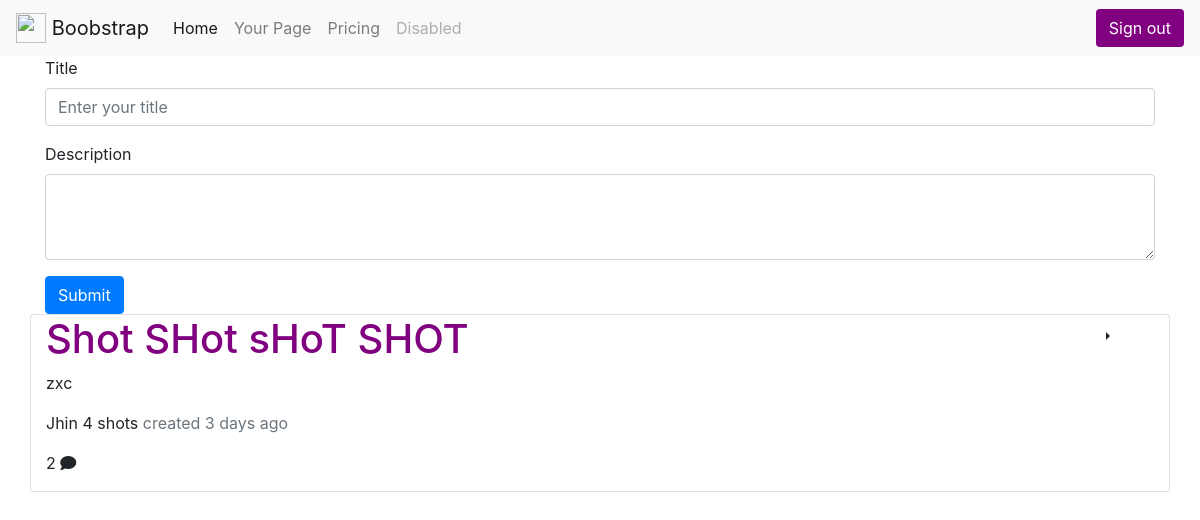
Screenshot of / (signed in) with the database file from the repository.
### app.py (models this page shows)
class Blog(db.Model):
    id = db.Column(db.Integer, primary_key = True)
    title = db.Column(db.String(200), nullable = False)
    body = db.Column(db.String, nullable = False)
    author = db.Column(db.String(20), nullable = False)
    created_date = db.Column(db.DateTime, server_default = db.func.now())

### app.py (the view, shortened to what this page needs)
@app.route('/', methods=["GET","POST"])
@login_required
def root():
    if not current_user.is_anonymous:
        posts = Blog.query.order_by(Blog.created_date.desc()).all()
        for i in posts:
            i.comments = Comment.query.filter_by(post_id = i.id).all()
        return render_template("./view/logged_in.html", posts = posts)
    else:
        return render_template("index.html")

### app.py (called while the page is built)
@login_manager.user_loader
def load_user(user_id):
    return User.query.get(user_id)

### templates/view/logged_in.html
{% extends 'base.html' %}
{% block content %}
{% include './ultilities/form.html' %}
{% include './ultilities/posts.html' %}
{% endblock content %}

### templates/ultilities/posts.html (shortened to what this page needs)
{% block content %}
<div class="row">
  {% for post in posts %}
  <div class="col-12 card">
    <div class="row">
      <div class="col-11">
        <h1><a href="/post/{{post.id}}">{{ post.title }}</a></h1>
        <p>{{ post.body }}</p>
        <p>
          {{ post.author }}
          <span class="text-muted">created {{ moment(post.created_date).fromNow(no_suffix = False)
            }}</span>
        </p>
        <p>{{post.comments|length}} <i class="fas fa-comment"></i></p>
      </div>
      {% if current_user.username == post.author %}
      <div class="col-1 dropright">
        <button class="btn dropdown-toggle" type="button" id="dropdownMenuButton" data-toggle="dropdown"
          aria-haspopup="true" aria-expanded="false">
        </button>
      </div>
      {% endif %}
    </div>
  </div>
  {% endfor %}
</div>
{% endblock %}

### static/style.css (style rules this page uses)
h1 a { color: purple; }

### rows the page displays
Blog: title "Shot SHot sHoT SHOT", body "zxc", author "Jhin 4 shots", created_date "3 days ago", comments|length "2"
